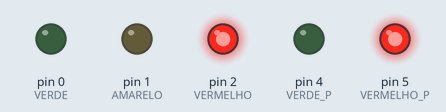
Simulated run of this sketch. Board: Arduino Uno, built with avr-gcc and run on an emulated ATmega328P. Shown: output pins drawn as LEDs (lit = HIGH).

Above: at 1.0 s.
At 4.5 s:
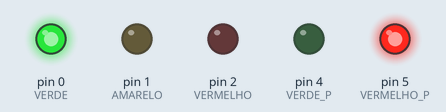
At 8.5 s:
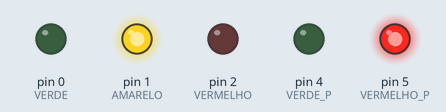
At 11.0 s:
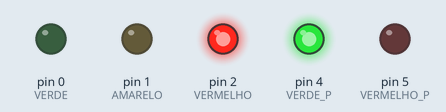
At 17.5 s:
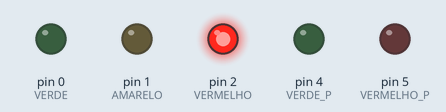
Timing chart, 0 to 20.8 s (numbered marks = the images above):
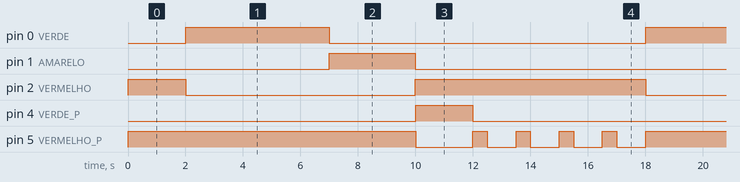

The sketch:

semaforo.ino
```cpp
//carro
#define VERDE 0
#define AMARELO 1
#define VERMELHO 2
//pedestre
#define VERDE_P 4
#define VERMELHO_P 5

int i;
bool estado = true;

void setup(){
  pinMode(VERDE, OUTPUT);
  pinMode(AMARELO, OUTPUT);
  pinMode(VERMELHO, OUTPUT);
  pinMode(VERDE_P, OUTPUT);
  pinMode(VERMELHO_P, OUTPUT);
}
void loop(){
  digitalWrite(VERMELHO_P, HIGH);
  digitalWrite(VERMELHO, HIGH);
  delay(2000);
    while(estado == true){
    digitalWrite(VERMELHO_P, HIGH);
    digitalWrite(VERMELHO, LOW);
    digitalWrite(VERDE, HIGH);
    delay(5000);
    digitalWrite(VERDE, LOW);
    digitalWrite(AMARELO, HIGH);
    delay(3000);
    digitalWrite(AMARELO, LOW);
    digitalWrite(VERMELHO, HIGH);
    digitalWrite(VERMELHO_P, LOW);
    digitalWrite(VERDE_P, HIGH);
    delay(2000);
    digitalWrite(VERDE_P, LOW);
    for(i= 1; i<=4; i++){
      digitalWrite(VERMELHO_P, HIGH);
      delay(500);
      digitalWrite(VERMELHO_P, LOW);
      delay(500);
      delay(500);
    }
    }


}
```

Measured:
- by itself, pin 0 (VERDE): alternates HIGH for 5.0 s and LOW for 11.0 s
- by itself, pin 1 (AMARELO): alternates HIGH for 3.0 s and LOW for 13.0 s
- by itself, pin 2 (VERMELHO): repeats every 16.0 s: LOW 8.0 s, HIGH 8.0 s
- by itself, pin 4 (VERDE_P): alternates HIGH for 2.0 s and LOW for 14.0 s
- by itself, pin 5 (VERMELHO_P): repeats every 16.0 s: LOW 2.0 s, 4 × (HIGH 0.50 s, LOW 1.0 s), HIGH 8.0 s
